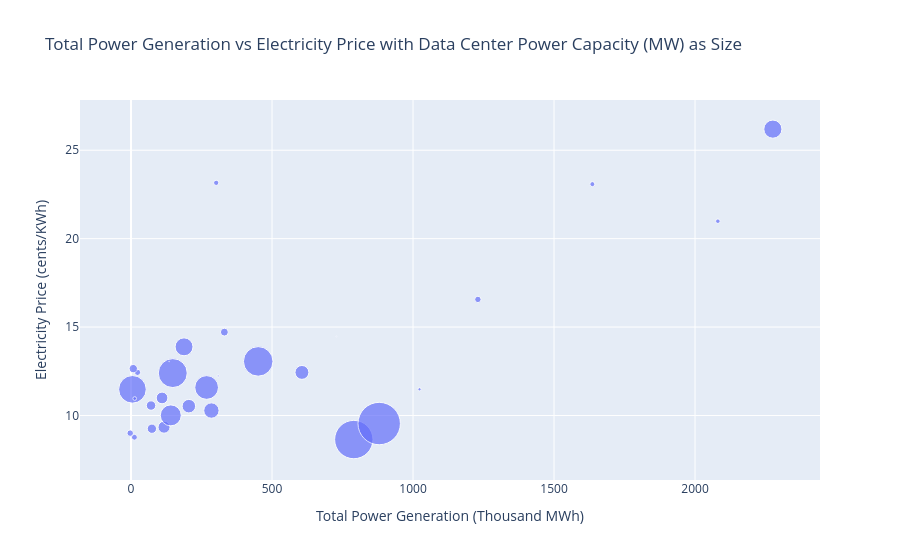

Here is the notebook cell this chart was saved with:
### Markdown cell above
Finding 1 — total_wd_mgd vs renewable_share: -0.36

States with a higher renewable energy share tend to have lower thermoelectric water withdrawals. This is consistent with the known water intensity of thermal generation — coal, natural gas, and nuclear plants require significant cooling water, while solar and wind do not. This is one of the stronger relationships in the dataset (r = -0.36) and aligns with established energy-water nexus literature. With only 30 observations this relationship is exploratory only and no realistic conclusions can be drawn.

Finding 2 — total_wd_mgd vs data_center_selected_power_mw: +0.36

States with higher sampled data center demand show slightly higher thermoelectric water withdrawals. This likely reflects co-location in large industrial states with fossil-fuel heavy grids rather than a direct causal link. With a larger sample this relationship would be worth examining further. With only 30 observations this relationship is exploratory only and no realistic conclusions can be drawn.

Finding 3 — total_wd_mgd vs total_generation: +0.38

Total water withdrawal correlates positively with total generation, consistent with the expectation that larger electricity systems — which rely more heavily on thermal generation — withdraw more water for cooling. With only 30 observations this relationship is exploratory only and no realistic conclusions can be drawn.

### Code cell
#Using plotly express to add a qualitative variable as state in Total Power Generation vs Electricity Price, with thermelectric water withdrawals by size 
import plotly.express as px
fig = px.scatter(df_master, x = 'total_generation', y='price', hover_name = 'state_or_region', size = 'data_center_selected_power_mw', size_max = 30, 
#manually assign hover labels 
labels = {'total_generation' : 'Total Power Generation (Thousand MWh)', 'price' : 'Electricity Price (cents/KWh)','state_or_region' : 'State', 'data_center_selected_power_mw' : 'Data Center Power Capacity (MW)'}, 
title = 'Total Power Generation vs Electricity Price with Data Center Power Capacity (MW) as Size')
#adjust marker size for better visibility
fig.write_html('../outputs/figures/Scatter_plot_4.html')
fig.write_image('../outputs/figures/Scatter_plot_4.png', scale=2)
fig.show()

### Figure 1 — Plotly figure (JSON) as saved in the notebook; plotly's stock layout.template omitted (floating-point values rounded to 4 significant figures)
{"data": [{"hovertemplate": "<b>%{hovertext}</b><br><br>Total Power Generation (Thousand MWh)=%{x}<br>Electricity Price (cents/KWh)=%{y}<br>Data Center Power Capacity (MW)=%{marker.size}<extra></extra>", "hovertext": ["Arizona", "California", "Colorado", "Connecticut", "Delaware", "Florida", "Georgia", "Idaho", "Illinois", "Indiana", "Iowa", "Maryland", "Massachusetts", "Michigan", "Minnesota", "Missouri", "Nebraska", "Nevada", "New Jersey", "New York", "North Carolina", "Ohio", "Oklahoma", "Oregon", "Pennsylvania", "Texas", "Utah", "Virginia", "Washington", "Wisconsin"], "legendgroup": "", "marker": {"color": "#636efa", "size": [969.0, 380.0, 45.0, 32.0, 80.0, 12.0, 881.3, 100.0, 1009.0, 371.0, 158.1, 72.0, 29.0, 1.0, 5.0, 212.0, 40.0, 166.6, 47.0, 24.0, 272.5, 650.0, 48.84, 102.5, 222.8, 1700.0, 508.1, 2079.0, 15.66, 0.5], "sizemode": "area", "sizeref": 2.31, "symbol": "circle"}, "mode": "markers", "name": "", "orientation": "v", "showlegend": false, "type": "scatter", "x": [148.0, 2276.0, 23.0, 302.0, 8.0, 1023.0, 5.0, 74.0, 451.0, 188.0, 110.0, 331.0, 1636.0, 728.0, 309.0, 205.0, 12.0, 117.0, 1230.0, 2081.0, 285.0, 268.0, -3.0, 71.0, 606.0, 790.0, 141.0, 880.0, 13.0, 135.0], "xaxis": "x", "y": [12.4, 26.19, 12.44, 23.16, 12.65, 11.48, 11.48, 9.251, 13.06, 13.88, 10.99, 14.72, 23.08, 14.47, 12.24, 10.53, 8.77, 9.338, 16.56, 20.99, 10.28, 11.58, 9.002, 10.56, 12.44, 8.639, 10.01, 9.544, 10.96, 13.05], "yaxis": "y"}], "layout": {"legend": {"itemsizing": "constant", "tracegroupgap": 0}, "title": {"text": "Total Power Generation vs Electricity Price with Data Center Power Capacity (MW) as Size"}, "xaxis": {"anchor": "y", "domain": [0, 1], "title": {"text": "Total Power Generation (Thousand MWh)"}}, "yaxis": {"anchor": "x", "domain": [0, 1], "title": {"text": "Electricity Price (cents/KWh)"}}}}
